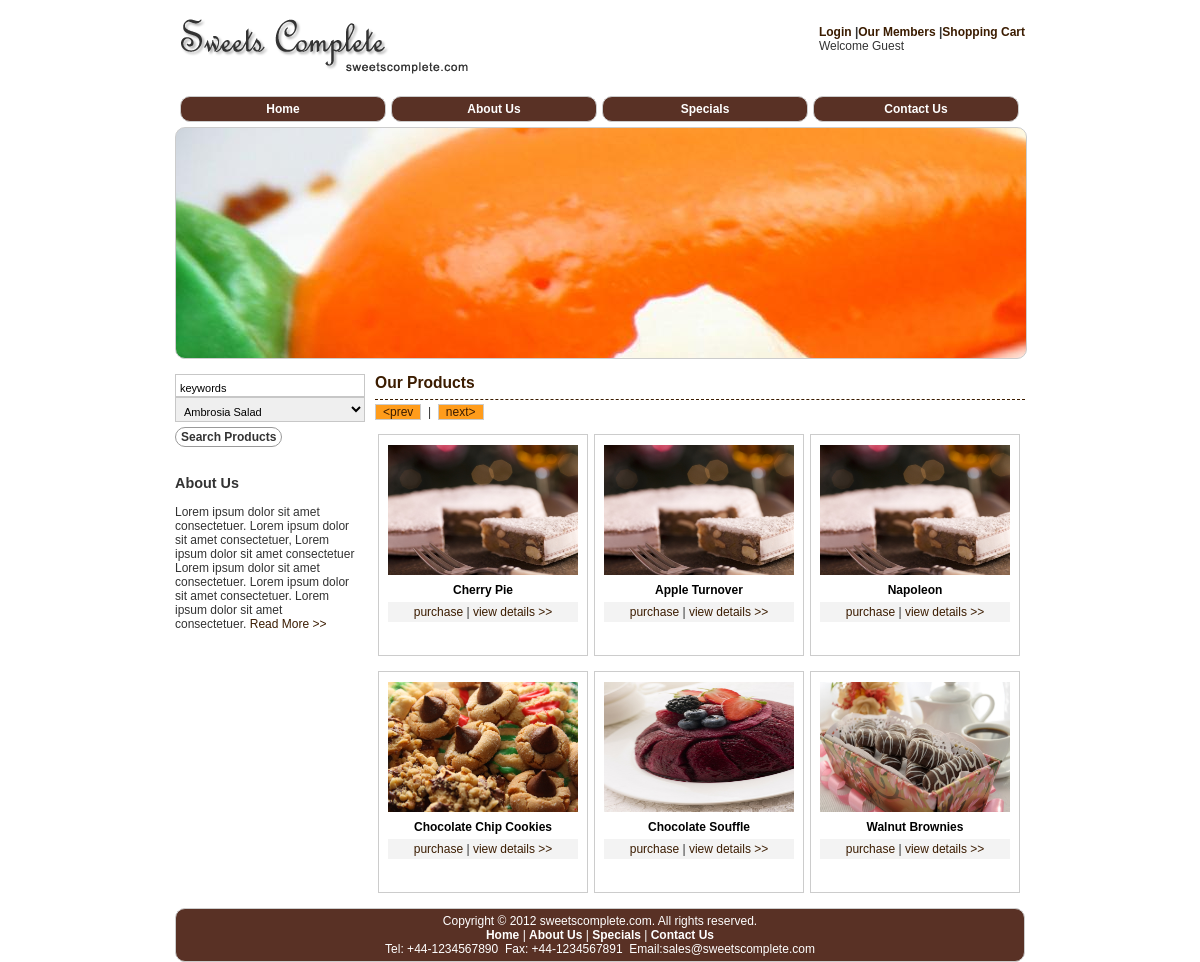
The page /products.php?page=2 on the database its author committed.
### tables this page shows
CREATE TABLE IF NOT EXISTS `products` (
  `product_id` int(8) unsigned zerofill NOT NULL AUTO_INCREMENT,
  `sku` char(16) DEFAULT NULL,
  `title` varchar(128) NOT NULL,
  `description` varchar(4096) DEFAULT NULL,
  `price` decimal(6,2) NOT NULL,
  `special` int(1) NOT NULL DEFAULT '0' COMMENT '1 = on special; 0 = normal',
  `link` varchar(128) DEFAULT NULL,
  PRIMARY KEY (`product_id`),
  KEY `title` (`title`)
);

### Model/Products.php (called while the page is built, shortened)
<?php
class Products
{
    public $user = 'sweetscomplete';
    public $dbname = 'sweetscomplete';
    public $pass = '04velozm';
    public $host = 'localhost';
    public $pdo = '';
    public $testMode = TRUE;
	public function __construct()
	{
        $this->dsn = sprintf('mysql:dbname=%s;host=%s', $this->dbname, $this->host);
        if ($this->testMode){
            $this->pdo = new PDO($this->dsn, $this->user, $this->pass,
                  array(PDO::ATTR_ERRMODE => PDO::ERRMODE_WARNING));
        } else{
            $this->pdo = new PDO($this->dsn, $this->user, $this->pass);
        }
        $sql = 'SELECT * FROM `products`';
        $stmt = $this->pdo->prepare($sql);
        $stmt->execute();
	}
}

### View/View.php (the view, shortened to what this page needs)
<?php
class View
{
	public function displayProducts($page, $linesPerPage, $maxProducts, $products)
	{
		$offset = $page * $linesPerPage;
		$output = '';
		for($x = 0; $x < $linesPerPage; $x++) {
			$output .= '<li>';
			$output .= '<div class="image">';
			$output .= '<a href="detail.html">';
			$output .= '<img src="images/'
					 . $products[$x + $offset]['link']
					 . '.scale_20.JPG" alt="'
					 . $products[$x + $offset]['title']
					 . '" width="190" height="130"/>';
			$output .= '</a>';
			$output .= '</div>';
			$output .= '<div class="detail">';
			$output .= '<p class="name"><a href="detail.html">'
					 . $products[$x + $offset]['title']
					 . '</a></p>';
			$output .= '<p class="view"><a href="detail.html">purchase</a> | <a href="detail.html">view details >></a></p>';
			$output .= '</div>';
			$output .= '</li>';
		}
		return $output;
	}
}

### css/layout.css (style rules this page uses)
body { font-family: Arial, Verdana, Helvetica, sans-serif; font-size:12px; color:#333333; margin:0; padding:0; background:#FFFFFF; font-size-adjust:none; font-stretch:normal; font-variant:normal; text-align:center; }

### css/styles.css (style rules this page uses)
p, ul, form, h1, h2, h3, li { margin:0; padding:0; }
ul li { list-style:none; }
a { text-decoration:none; color:#3B1C00; }
img { border:0; }

### css/mystyle.css (style rules this page uses)
.product-list li { float:left; width:190px; height:200px; margin:15px 3px 0px 3px; text-align:center; overflow:hidden; border:1px solid #CCC; padding:10px 9px; }
.product-list .name { padding-top:5px; }
.product-list .name a { color:#000000; font-weight:bold; }
.product-list .view { clear:both; margin:5px 0; }
.product-list .view a { padding:1px 0px; text-decoration:none; }
.view { background:#f3f3f3; padding:3px 0px; }

### rows shown on the page
products: link (picture), title "Cherry Pie"
products: link (picture), title "Apple Turnover"
products: link (picture), title "Napoleon"
products: link (picture), title "Chocolate Chip Cookies"
products: link (picture), title "Chocolate Souffle"
products: link (picture), title "Walnut Brownies"

### other values the page prints
form field title "Ambrosia Salad"
